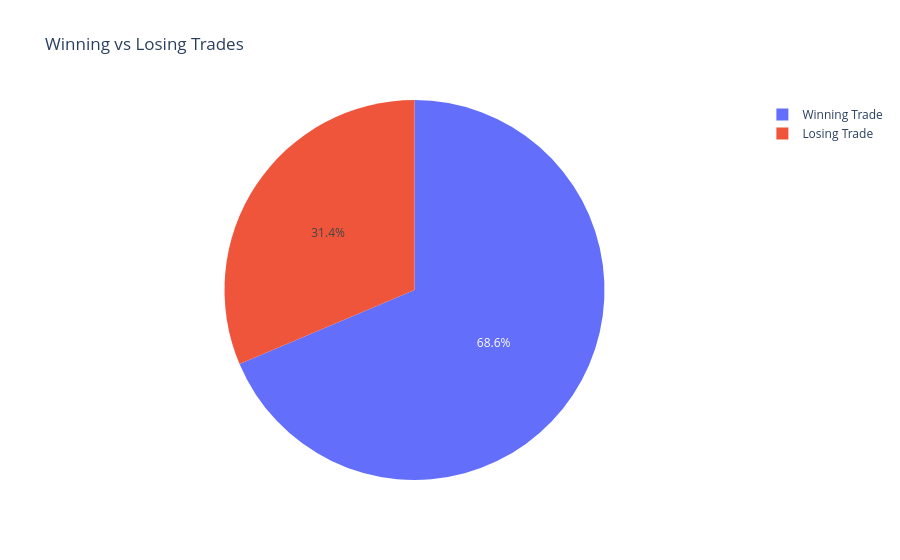

The notebook cell this image was saved under:
### Code cell
trade_plot = trades.copy()

trade_plot["Outcome"] = np.where(
    trade_plot["Strategy_Return_Gross"] > 0,
    "Winning Trade",
    "Losing Trade"
)

trade_counts = (
    trade_plot["Outcome"]
    .value_counts()
    .reset_index()
)

trade_counts.columns = [
    "Outcome",
    "Count"
]

fig = px.pie(
    trade_counts,
    names="Outcome",
    values="Count",
    title="Winning vs Losing Trades"
)

fig.show()

### Figure 1 — Plotly figure (JSON) as saved in the notebook; plotly's stock layout.template omitted (floating-point values rounded to 4 significant figures)
{"data": [{"domain": {"x": [0, 1], "y": [0, 1]}, "hovertemplate": "Outcome=%{label}<br>Count=%{value}<extra></extra>", "labels": ["Winning Trade", "Losing Trade"], "legendgroup": "", "name": "", "showlegend": true, "type": "pie", "values": [35, 16]}], "layout": {"legend": {"tracegroupgap": 0}, "title": {"text": "Winning vs Losing Trades"}}}
